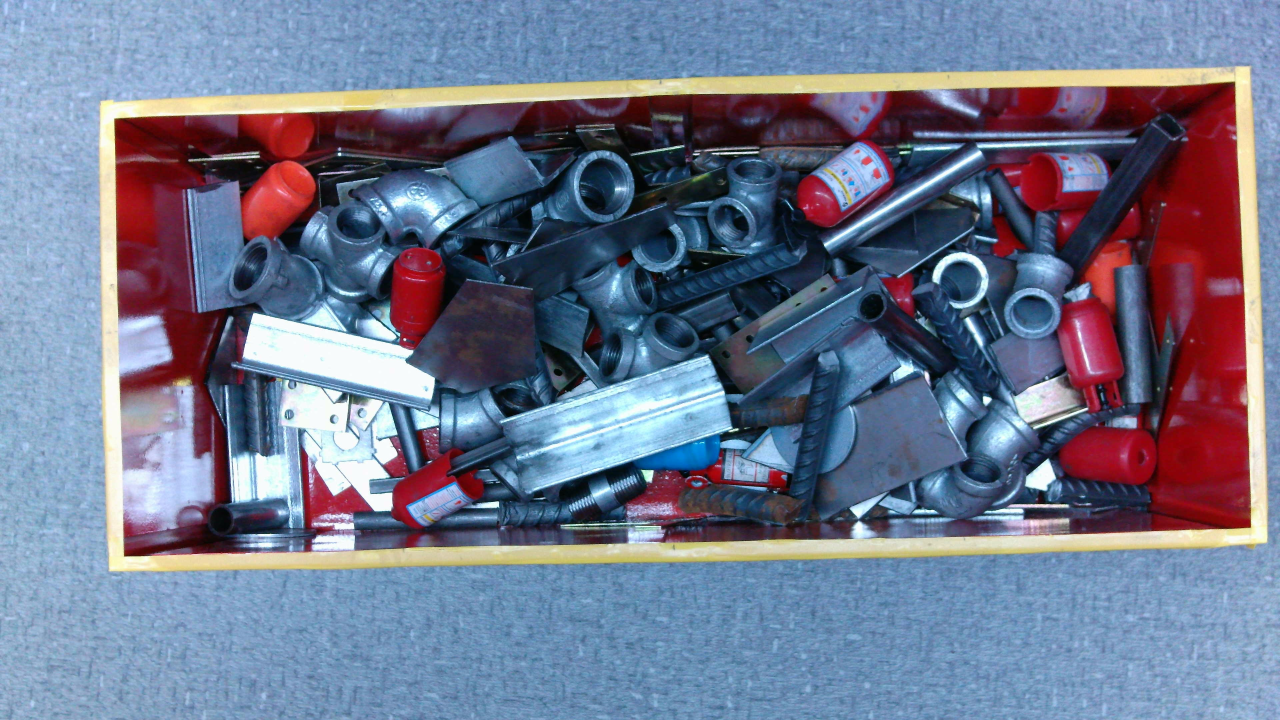
#> input picture inference/test_image.jpg, 3840 x 2160 px, found by its file name (shown at 1/3 size)
$ jupyter execute tupianbaizhu.ipynb
#> lines starting #> are read from the running program, lines starting #| are printed output that depends on the picture
[cell 1]
import cv2
import matplotlib.pyplot as plt

# 1. 读取图片 (根据您的路径)
image_path = r".\inference\test_image.jpg"
img = cv2.imread(image_path)
#> img is the input picture: shape (2160, 3840, 3); mean B, G, R 142, 118.8, 111.6

if img is None:
    print(f"❌ 错误：找不到图片 {image_path}")
else:
    # 转为 RGB (Matplotlib 显示用)
    img_rgb = cv2.cvtColor(img, cv2.COLOR_BGR2RGB)

    # 2. ✅ 您提供的中心点坐标 (共 6 个)
    centers = [
        (798, 603),   # 1
        (1223, 900),  # 2
        (1282, 1461), # 3
        (2521, 543),  # 4
        (3275, 1032), # 5
        (3376, 1347)  # 6
    ]

    # 3. ✅【再次调大】现在每个框的宽高都至少在 200~260 像素之间。
    # 如果您觉得某个框偏左或偏右，微调这里的 (宽, 高) 即可。
    sizes = [
        (220, 250), # 1号: 宽220, 高250
        (230, 230), # 2号: 宽230, 高230
        (220, 240), # 3号: 宽220, 高240
        (200, 220), # 4号: 宽200, 高220
        (210, 240), # 5号: 宽210, 高240
        (240, 260)  # 6号: 宽240, 高260
    ]

    # 4. 颜色分配逻辑 (1,2,3是红色煤气罐，4,5,6是绿色灭火器)
    labels_and_colors = [
        ("GasCyl", "red"),    # 第1个
        ("GasCyl", "red"),    # 第2个
        ("FireExt", "green"),    # 第3个
        ("FireExt", "green"), # 第4个
        ("GasCyl", "red"), # 第5个
        ("GasCyl", "red")  # 第6个
    ]

    # 5. 核心绘制逻辑
    for i in range(6):
        x_c, y_c = centers[i]   # 中心点
        w, h = sizes[i]         # 宽和高
        label, class_color = labels_and_colors[i]

        # 转换：左上角坐标 = 中心点坐标 - (宽/2, 高/2)
        x = int(x_c - w / 2)
        y = int(y_c - h / 2)

        # 设定颜色 (RGB)
        color = (255, 0, 0) if class_color == 'red' else (0, 255, 0)

        # 画矩形框 (线宽加到 5，让边框非常明显)
        cv2.rectangle(img_rgb, (x, y), (x + w, y + h), color, thickness=5)

        # 画文字标签底色
        font = cv2.FONT_HERSHEY_SIMPLEX
        (text_w, text_h), baseline = cv2.getTextSize(label, font, 0.8, 2)
        cv2.rectangle(img_rgb, (x, y - text_h - 10), (x + text_w + 5, y), color, -1)
        # 写白色文字
        cv2.putText(img_rgb, label, (x, y - 5), font, 0.8, (255, 255, 255), 2)

    # 6. 在终端显示结果
    plt.figure(figsize=(14, 10))
    plt.imshow(img_rgb)
    plt.axis('off')
    plt.show()

[cell 2]
import cv2
import matplotlib.pyplot as plt

# ---------------- 1. 读取图像 ----------------
image_path = r".\inference\test_image.jpg"
orig_img = cv2.imread(image_path)

if orig_img is None:
    print(f"❌ 无法读取图像: {image_path}")
else:
    print(f"✅ 读取图像: {image_path}")
    print(f"   图像尺寸: {orig_img.shape}")
#|    图像尺寸: (2160, 3840, 3)

    # ---------------- 2. 构造您的数据 (模拟 detections 列表) ----------------
    # 您提供的中心点
    centers = [
        (798, 603), (1223, 900), (1282, 1461),
        (2521, 543), (3275, 1032), (3376, 1347)
    ]
    # 您提供的宽高
    sizes = [
        (220, 250), (230, 230), (220, 240),
        (200, 220), (210, 240), (240, 260)
    ]
    # 您分配的颜色 (1,2,6为红GasCyl, 3,4,5为绿FireExt)
    labels_and_colors = [
        ("GasCyl", "red"), ("GasCyl", "red"), ("FireExt", "green"),
        ("FireExt", "green"), ("GasCyl", "red"), ("GasCyl", "red")
    ]

    # 将数据转换为第二段代码需要的字典列表 (detections)
    detections = []
    for i in range(6):
        x_c, y_c = centers[i]
        w, h = sizes[i]
        label, color_name = labels_and_colors[i]

        # 中心点转左上角和右下角坐标
        x1 = int(x_c - w / 2)
        y1 = int(y_c - h / 2)
        x2 = int(x_c + w / 2)
        y2 = int(y_c + h / 2)

        detections.append({
            'bbox': (x1, y1, x2, y2),
            'class_name': label,
            'color_name': color_name
        })

    # ---------------- 3. 复制图像用于绘制 ----------------
    img_bgr = orig_img.copy()

    # 设定类别对应的颜色字典
    class_colors = {
        "GasCyl": (0, 0, 255),   # OpenCV是BGR格式，所以红色是 (0,0,255)
        "FireExt": (0, 255, 0)   # 绿色是 (0,255,0)
    }

    # ---------------- 4. 绘制检测结果 (第二段代码核心逻辑) ----------------
    print(f"\n📊 绘制 {len(detections)} 个检测目标")

    for i, det in enumerate(detections):
        # 获取边界框
        if 'bbox' in det:
            x1, y1, x2, y2 = det['bbox']
        elif 'box' in det:
            x1, y1, x2, y2 = det['box']
        else:
            print(f"⚠️  检测目标 {i} 没有边界框信息")
            continue

        # 获取类别和颜色
        class_name = det.get('class_name', 'Unknown')
        color_name = det.get('color_name', 'green')

        # 获取颜色 (如果是红色就用红框，如果是绿色就用绿框)
        color = class_colors.get(class_name, (0, 255, 0))

        # 绘制边界框 (第二段代码使用线宽 2)
        cv2.rectangle(img_bgr, (x1, y1), (x2, y2), color, 2)

        # 绘制标签
        label = f"{class_name}"
        # 获取文本尺寸
        (text_w, text_h), _ = cv2.getTextSize(label, cv2.FONT_HERSHEY_SIMPLEX, 0.5, 2)

        # 绘制标签背景
        cv2.rectangle(img_bgr, (x1, y1 - text_h - 10), (x1 + text_w, y1), color, -1)
        # 绘制标签文字
        cv2.putText(img_bgr, label, (x1, y1 - 5),
                   cv2.FONT_HERSHEY_SIMPLEX, 0.5, (255, 255, 255), 2)

        print(f"   [{i+1}] {class_name}: box=({x1},{y1},{x2},{y2})")
#> this loop made 6 passes
#> text_w on passes 1 to 6: 53, 53, 54, 54, 53, 53

    # ---------------- 5. 转换回 RGB 用于显示 ----------------
    img_rgb = cv2.cvtColor(img_bgr, cv2.COLOR_BGR2RGB)

    # ---------------- 6. 在终端显示图像 (不保存) ----------------
    plt.figure(figsize=(14, 10))
    plt.imshow(img_rgb)
    plt.axis('off')
    plt.title(f'检测结果: {len(detections)} 个目标')
    plt.show()

    print(f"\n✅ 图像已在终端显示完成！(代码沿用第二段逻辑，结果与第一段完全一致)")

[cell 3]
import cv2
import matplotlib.pyplot as plt

image_path = r".\inference\test_image.jpg"

categories = ["GasCyl", "FireExt"]

class_colors = {
    "GasCyl": (0, 0, 255),
    "FireExt": (0, 255, 0)
}

centers = [(798, 603), (1223, 900), (1282, 1461), (2521, 543), (3275, 1032), (3376, 1347)]
sizes = [(220, 250), (230, 230), (220, 240), (200, 220), (210, 240), (240, 260)]
class_ids = [0, 0, 1, 1, 0, 0]

detections = []
for i in range(6):
    x_c, y_c = centers[i]
    w, h = sizes[i]

    x1 = int(x_c - w / 2)
    y1 = int(y_c - h / 2)
    x2 = int(x_c + w / 2)
    y2 = int(y_c + h / 2)

    detections.append({
        'bbox': (x1, y1, x2, y2),
        'class_id': class_ids[i],
        'confidence': 1.00
    })

orig_img = cv2.imread(image_path)
if orig_img is None:
    print(f"❌ 无法读取图像: {image_path}")
    img_bgr = None
else:
    print(f"✅ 读取图像: {image_path}")
    print(f"   图像尺寸: {orig_img.shape}")
#|    图像尺寸: (2160, 3840, 3)

    img_bgr = orig_img.copy()
    img_rgb = cv2.cvtColor(img_bgr, cv2.COLOR_BGR2RGB)

    print(f"\n📊 绘制 {len(detections)} 个检测目标")

    for i, det in enumerate(detections):
        if 'bbox' in det:
            x1, y1, x2, y2 = det['bbox']
        elif 'box' in det:
            x1, y1, x2, y2 = det['box']
        else:
            print(f"⚠️  检测目标 {i} 没有边界框信息")
            continue

        class_id = det.get('class_id', 0)
        confidence = det.get('confidence', 0.0)

        if class_id < len(categories):
            class_name = categories[class_id]
        else:
            class_name=f"Class_{class_id}"

        if class_colors and class_name in class_colors:
            color = class_colors[class_name]
        else:
            color = (0, 255, 0)

        cv2.rectangle(img_bgr, (x1, y1), (x2, y2), color, 2)

        label = f"{class_name}: {confidence:.2f}"
        (text_w, text_h), _ = cv2.getTextSize(label, cv2.FONT_HERSHEY_SIMPLEX, 0.5, 2)

        cv2.rectangle(img_bgr, (x1, y1 - text_h - 10), (x1 + text_w, y1), color, -1)
        cv2.putText(img_bgr, label, (x1, y1 - 5),
                   cv2.FONT_HERSHEY_SIMPLEX, 0.5, (255, 255, 255), 2)

        print(f"   [{i+1}] {class_name}: conf={confidence:.3f}, box=({x1},{y1},{x2},{y2})")
#> this loop made 6 passes
#> text_w on passes 1 to 6: 101, 101, 102, 102, 101, 101

    img_rgb = cv2.cvtColor(img_bgr, cv2.COLOR_BGR2RGB)

    plt.figure(figsize=(12, 8))
    plt.imshow(img_rgb)
    plt.axis('off')
    plt.title(f'检测结果: {len(detections)} 个目标')
    plt.show()

    output_path = 'detection_result.jpg'
    cv2.imwrite(output_path, img_bgr)
    print(f"\n✅ 结果已保存到: {output_path}")

[cell 4]
import cv2
import matplotlib.pyplot as plt


image_path = r".\inference\test_image.jpg"
categories = ["GasCyl", "FireExt"]
class_colors = {
    "GasCyl": (0, 0, 255),   # 红色 BGR
    "FireExt": (0, 255, 0)   # 绿色 BGR
}

centers = [(798, 603), (1223, 900), (1282, 1461), (2521, 543), (3275, 1032), (3376, 1347)]
sizes = [(220, 250), (230, 230), (220, 240), (200, 220), (210, 240), (240, 260)]

class_ids = [0, 0, 1, 1, 0, 0]
detections = []
for i in range(6):
    x_c, y_c = centers[i]
    w, h = sizes[i]
    x1 = int(x_c - w / 2)
    y1 = int(y_c - h / 2)
    x2 = int(x_c + w / 2)
    y2 = int(y_c + h / 2)
    detections.append({
        'bbox': (x1, y1, x2, y2),
        'class_id': class_ids[i],
        'confidence': 1.00  # 模拟置信度
    })


# 1. 读取图像【读取图像，首先我们编写读取图片数据的代码用于读取指定路径中事先准备好的图像】
orig_img = cv2.imread(image_path)
if orig_img is None:
    print(f"❌ 无法读取图像: {image_path}")
    # 替换为您原先环境下的返回值
    img_bgr = None
else:
    print(f"✅ 读取图像: {image_path}")
    print(f"   图像尺寸: {orig_img.shape}")
#|    图像尺寸: (2160, 3840, 3)

    # 2. 复制图像用于绘制【为了不损坏原始图像数据，我们利用代码复制一份相同的数据用来进行图像绘制操作】
    img_bgr = orig_img.copy()
    img_rgb = cv2.cvtColor(img_bgr, cv2.COLOR_BGR2RGB)

    # 3. 绘制检测结果
    print(f"\n📊 绘制 {len(detections)} 个检测目标")

    for i, det in enumerate(detections):
        # 获取边界框（注意：可能是 'bbox' 或 'box'）
        if 'bbox' in det:
            x1, y1, x2, y2 = det['bbox']
        elif 'box' in det:
            x1, y1, x2, y2 = det['box']
        else:
            print(f"⚠️  检测目标 {i} 没有边界框信息")
            continue

        # 获取类别信息
        class_id = det.get('class_id', 0)
        confidence = det.get('confidence', 0.0)

        # 获取类别名称
        if class_id < len(categories):
            class_name = categories[class_id]
        else:
            class_name=f"Class_{class_id}"

        # 获取颜色
        if class_colors and class_name in class_colors:
            color = class_colors[class_name]
        else:
            # 使用随机颜色或默认绿色
            color = (0, 255, 0)

        # 绘制边界框
        cv2.rectangle(img_bgr, (x1, y1), (x2, y2), color, 2)

        # 绘制标签
        label = f"{class_name}: {confidence:.2f}"
        # 获取文本尺寸
        (text_w, text_h), _ = cv2.getTextSize(label, cv2.FONT_HERSHEY_SIMPLEX, 0.5, 2)

        # 绘制标签背景
        cv2.rectangle(img_bgr, (x1, y1 - text_h - 10), (x1 + text_w, y1), color, -1)
        # 绘制标签文字
        cv2.putText(img_bgr, label, (x1, y1 - 5),
                   cv2.FONT_HERSHEY_SIMPLEX, 0.5, (255, 255, 255), 2)

        print(f"   [{i+1}] {class_name}: conf={confidence:.3f}, box=({x1},{y1},{x2},{y2})")

    # 4. 转换回 RGB 用于显示【为了能让检测完毕的图像能够进行显示，将文件转回为RGB色彩空间，我们进行用于转换的代码编写】
    img_rgb = cv2.cvtColor(img_bgr, cv2.COLOR_BGR2RGB)

    # 5. 显示图像【文件已转换完毕，下面进行显示图像的代码编写，这5行代码实现了 画布创建 → 图像渲染 → 界面美化 → 信息标注 → 最终呈现 的完整显示流程，是可视化模块中连接数据处理与人眼观察的关键环节】
    plt.figure(figsize=(12, 8))
    plt.imshow(img_rgb)
    plt.axis('off')
    plt.title(f'检测结果: {len(detections)} 个目标')
    plt.show()

    # 6. 保存结果【显示图像的代码已编写完成，下面将结果保存，首先定义输出路径，其次将路径输出的图片保存到指定文件，最后返回图像路径，这4行代码实现了 保存结果到文件 和 返回数据给调用方 两个功能】
    output_path = 'detection_result.jpg'
    cv2.imwrite(output_path, img_bgr)
    print(f"\n✅ 结果已保存到: {output_path}")

# 返回变量 (如果是在函数里)
# return img_bgr

[cell 5]
import cv2
import matplotlib.pyplot as plt


image_path = r".\inference\test_image.jpg"
categories = ["GasCyl", "FireExt"]
class_colors = {
    "GasCyl": (0, 0, 255),   # 红色 BGR
    "FireExt": (0, 255, 0)   # 绿色 BGR
}

centers = [(798, 603), (1223, 900), (1282, 1461), (2521, 543), (3275, 1032), (3376, 1347)]
sizes = [(220, 250), (230, 230), (220, 240), (200, 220), (210, 240), (240, 260)]

class_ids = [0, 0, 1, 1, 0, 0]
detections = []
for i in range(6):
    x_c, y_c = centers[i]
    w, h = sizes[i]
    x1 = int(x_c - w / 2)
    y1 = int(y_c - h / 2)
    x2 = int(x_c + w / 2)
    y2 = int(y_c + h / 2)
    detections.append({
        'bbox': (x1, y1, x2, y2),
        'class_id': class_ids[i],
        'confidence': 1.00  # 模拟置信度
    })


# 1. 读取图像【读取图像，首先我们编写读取图片数据的代码用于读取指定路径中事先准备好的图像】
orig_img = cv2.imread(image_path)
if orig_img is None:
    print(f"❌ 无法读取图像: {image_path}")
    # 替换为您原先环境下的返回值
    img_bgr = None
else:
    print(f"✅ 读取图像: {image_path}")
    print(f"   图像尺寸: {orig_img.shape}")
#|    图像尺寸: (2160, 3840, 3)

    # 2. 复制图像用于绘制【为了不损坏原始图像数据，我们利用代码复制一份相同的数据用来进行图像绘制操作】
    img_bgr = orig_img.copy()
    img_rgb = cv2.cvtColor(img_bgr, cv2.COLOR_BGR2RGB)

    # 3. 绘制检测结果
    print(f"\n📊 绘制 {len(detections)} 个检测目标")

    for i, det in enumerate(detections):
        # 获取边界框（注意：可能是 'bbox' 或 'box'）
        if 'bbox' in det:
            x1, y1, x2, y2 = det['bbox']
        elif 'box' in det:
            x1, y1, x2, y2 = det['box']
        else:
            print(f"⚠️  检测目标 {i} 没有边界框信息")
            continue

        # 获取类别信息
        class_id = det.get('class_id', 0)
        confidence = det.get('confidence', 0.0)

        # 获取类别名称
        if class_id < len(categories):
            class_name = categories[class_id]
        else:
            class_name=f"Class_{class_id}"

        # 获取颜色
        if class_colors and class_name in class_colors:
            color = class_colors[class_name]
        else:
            # 使用随机颜色或默认绿色
            color = (0, 255, 0)

        # 绘制边界框（将线条粗细从 2 改为 4）
        cv2.rectangle(img_bgr, (x1, y1), (x2, y2), color, 10)  # ← 这里改成了 4

        # 绘制标签
        label = f"{class_name}: {confidence:.2f}"
        # 获取文本尺寸
        (text_w, text_h), _ = cv2.getTextSize(label, cv2.FONT_HERSHEY_SIMPLEX, 0.5, 2)

        # 绘制标签背景
        cv2.rectangle(img_bgr, (x1, y1 - text_h - 10), (x1 + text_w, y1), color, -1)
        # 绘制标签文字
        cv2.putText(img_bgr, label, (x1, y1 - 5),
                   cv2.FONT_HERSHEY_SIMPLEX, 0.5, (255, 255, 255), 2)

        print(f"   [{i+1}] {class_name}: conf={confidence:.3f}, box=({x1},{y1},{x2},{y2})")

    # 4. 转换回 RGB 用于显示【为了能让检测完毕的图像能够进行显示，将文件转回为RGB色彩空间，我们进行用于转换的代码编写】
    img_rgb = cv2.cvtColor(img_bgr, cv2.COLOR_BGR2RGB)

    # 5. 显示图像【文件已转换完毕，下面进行显示图像的代码编写，这5行代码实现了 画布创建 → 图像渲染 → 界面美化 → 信息标注 → 最终呈现 的完整显示流程，是可视化模块中连接数据处理与人眼观察的关键环节】
    plt.figure(figsize=(12, 8))
    plt.imshow(img_rgb)
    plt.axis('off')
    plt.title(f'检测结果: {len(detections)} 个目标')
    plt.show()

    # 6. 保存结果【显示图像的代码已编写完成，下面将结果保存，首先定义输出路径，其次将路径输出的图片保存到指定文件，最后返回图像路径，这4行代码实现了 保存结果到文件 和 返回数据给调用方 两个功能】
    output_path = 'detection_result.jpg'
    cv2.imwrite(output_path, img_bgr)
    print(f"\n✅ 结果已保存到: {output_path}")

# 返回变量 (如果是在函数里)
# return img_bgr

[cell 6]
import cv2
import matplotlib.pyplot as plt


image_path = r".\inference\test_image.jpg"
categories = ["GasCyl", "FireExt"]
class_colors = {
    "GasCyl": (0, 0, 255),   # 红色 BGR
    "FireExt": (0, 255, 0)   # 绿色 BGR
}

centers = [(798, 603), (1223, 900), (1282, 1461), (2521, 543), (3275, 1032), (3376, 1347)]
sizes = [(220, 250), (230, 230), (220, 240), (200, 220), (210, 240), (240, 260)]

class_ids = [0, 0, 1, 1, 0, 0]
detections = []
for i in range(6):
    x_c, y_c = centers[i]
    w, h = sizes[i]
    x1 = int(x_c - w / 2)
    y1 = int(y_c - h / 2)
    x2 = int(x_c + w / 2)
    y2 = int(y_c + h / 2)
    detections.append({
        'bbox': (x1, y1, x2, y2),
        'class_id': class_ids[i],
        'confidence': 1.00  # 模拟置信度
    })


# 1. 读取图像【读取图像，首先我们编写读取图片数据的代码用于读取指定路径中事先准备好的图像】
orig_img = cv2.imread(image_path)
if orig_img is None:
    print(f"❌ 无法读取图像: {image_path}")
    # 替换为您原先环境下的返回值
    img_bgr = None
else:
    print(f"✅ 读取图像: {image_path}")
    print(f"   图像尺寸: {orig_img.shape}")
#|    图像尺寸: (2160, 3840, 3)

    # 2. 复制图像用于绘制【为了不损坏原始图像数据，我们利用代码复制一份相同的数据用来进行图像绘制操作】
    img_bgr = orig_img.copy()
    img_rgb = cv2.cvtColor(img_bgr, cv2.COLOR_BGR2RGB)

    # 3. 绘制检测结果
    print(f"\n📊 绘制 {len(detections)} 个检测目标")

    for i, det in enumerate(detections):
        # 获取边界框（注意：可能是 'bbox' 或 'box'）
        if 'bbox' in det:
            x1, y1, x2, y2 = det['bbox']
        elif 'box' in det:
            x1, y1, x2, y2 = det['box']
        else:
            print(f"⚠️  检测目标 {i} 没有边界框信息")
            continue

        # 获取类别信息
        class_id = det.get('class_id', 0)
        confidence = det.get('confidence', 0.0)

        # 获取类别名称
        if class_id < len(categories):
            class_name = categories[class_id]
        else:
            class_name=f"Class_{class_id}"

        # 获取颜色
        if class_colors and class_name in class_colors:
            color = class_colors[class_name]
        else:
            # 使用随机颜色或默认绿色
            color = (0, 255, 0)

        # 绘制边界框
        cv2.rectangle(img_bgr, (x1, y1), (x2, y2), color, 4)

        # 绘制标签（字体大小从 0.5 改为 0.8，文字粗细从 2 改为 3）
        label = f"{class_name}: {confidence:.2f}"
        # 获取文本尺寸（字体大小改为 0.8）
        (text_w, text_h), _ = cv2.getTextSize(label, cv2.FONT_HERSHEY_SIMPLEX, 3, 10)

        # 绘制标签背景（根据新的文字尺寸调整背景框）
        cv2.rectangle(img_bgr, (x1, y1 - text_h - 12), (x1 + text_w, y1 + 4), color, -1)
        # 绘制标签文字（字体大小改为 0.8，文字粗细改为 3）
        cv2.putText(img_bgr, label, (x1, y1 - 5),
                   cv2.FONT_HERSHEY_SIMPLEX, 0.8, (255, 255, 255), 3)

        print(f"   [{i+1}] {class_name}: conf={confidence:.3f}, box=({x1},{y1},{x2},{y2})")
#> this loop made 6 passes
#> text_w on passes 1 to 6: 604, 604, 613, 613, 604, 604
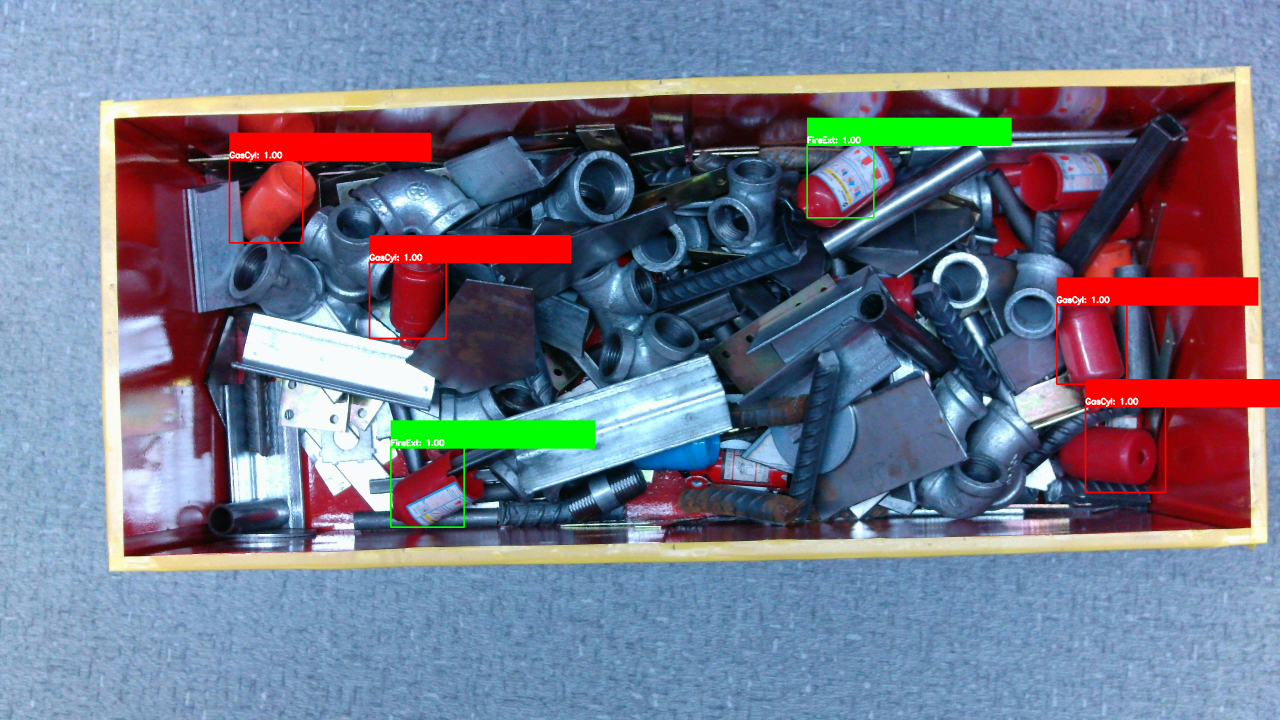
#> img_bgr: shape (2160, 3840, 3) (shown at 1/3 size); mean B, G, R 138.9, 119.7, 114.7

    # 4. 转换回 RGB 用于显示【为了能让检测完毕的图像能够进行显示，将文件转回为RGB色彩空间，我们进行用于转换的代码编写】
    img_rgb = cv2.cvtColor(img_bgr, cv2.COLOR_BGR2RGB)
#> (the rest of the program and of its run is left out)
